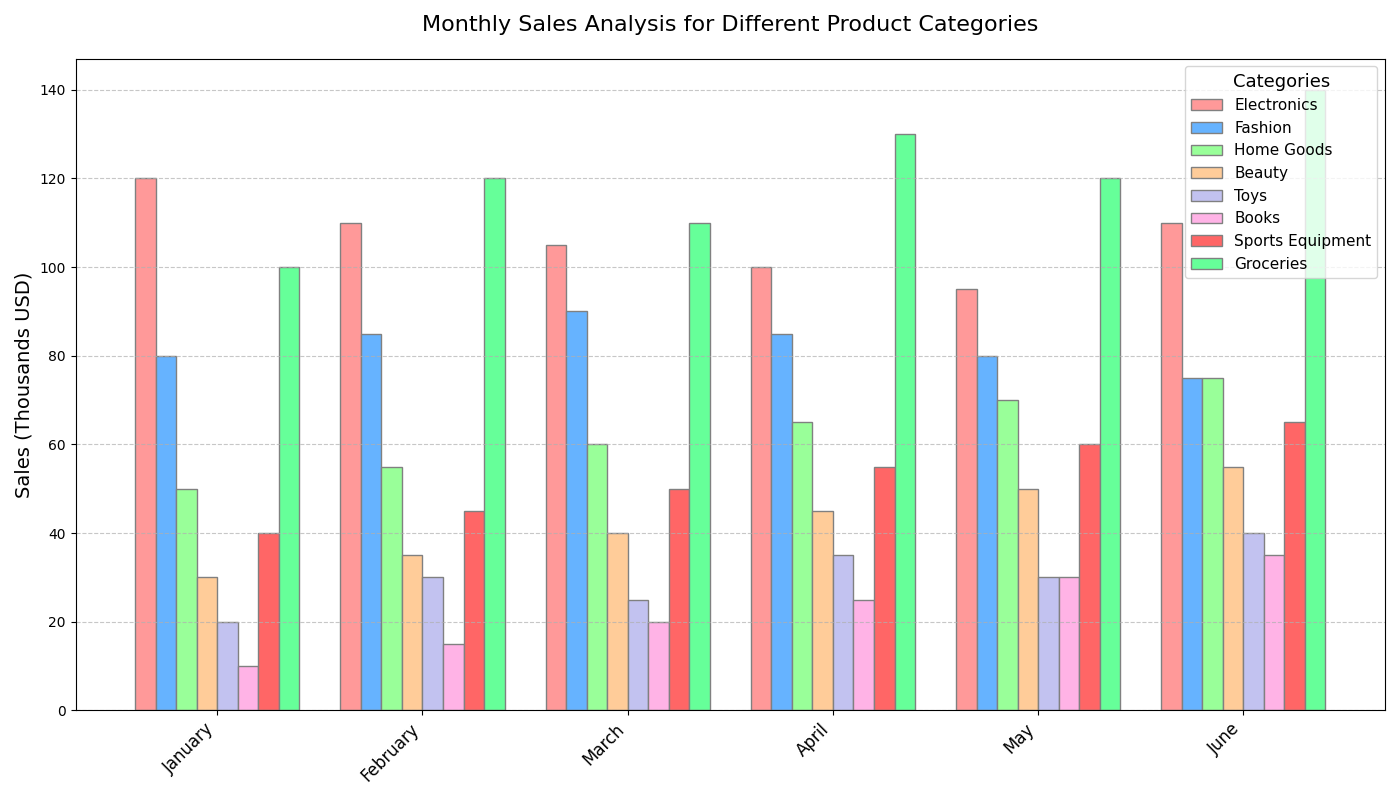

Source code (Python):
import matplotlib.pyplot as plt
import numpy as np

categories = ["Electronics", "Fashion", "Home Goods", "Beauty", "Toys", "Books", "Sports Equipment", "Groceries"]
months = ["January", "February", "March", "April", "May", "June"]

sales_data = [
    [120, 110, 105, 100, 95, 110],  # Electronics
    [80, 85, 90, 85, 80, 75],       # Fashion
    [50, 55, 60, 65, 70, 75],       # Home Goods
    [30, 35, 40, 45, 50, 55],       # Beauty
    [20, 30, 25, 35, 30, 40],       # Toys
    [10, 15, 20, 25, 30, 35],       # Books
    [40, 45, 50, 55, 60, 65],       # Sports Equipment
    [100, 120, 110, 130, 120, 140]  # Groceries
]

sales_data = np.array(sales_data)

fig, ax = plt.subplots(figsize=(14, 8))

x = np.arange(len(months))
bar_width = 0.1

colors = ['#ff9999','#66b3ff','#99ff99','#ffcc99','#c2c2f0','#ffb3e6','#ff6666','#66ff99']

for i in range(len(categories)):
    ax.bar(x + i*bar_width, sales_data[i], width=bar_width, color=colors[i], edgecolor='grey', label=categories[i])

ax.set_title('Monthly Sales Analysis for Different Product Categories', fontsize=16, pad=20)
ax.set_ylabel('Sales (Thousands USD)', fontsize=14)
ax.set_xticks(x + bar_width * (len(categories) - 1) / 2)
ax.set_xticklabels(months, rotation=45, ha='right', fontsize=12)

ax.legend(title="Categories", title_fontsize='13', fontsize='11')

ax.grid(axis='y', linestyle='--', alpha=0.7)
plt.tight_layout()

plt.show()
